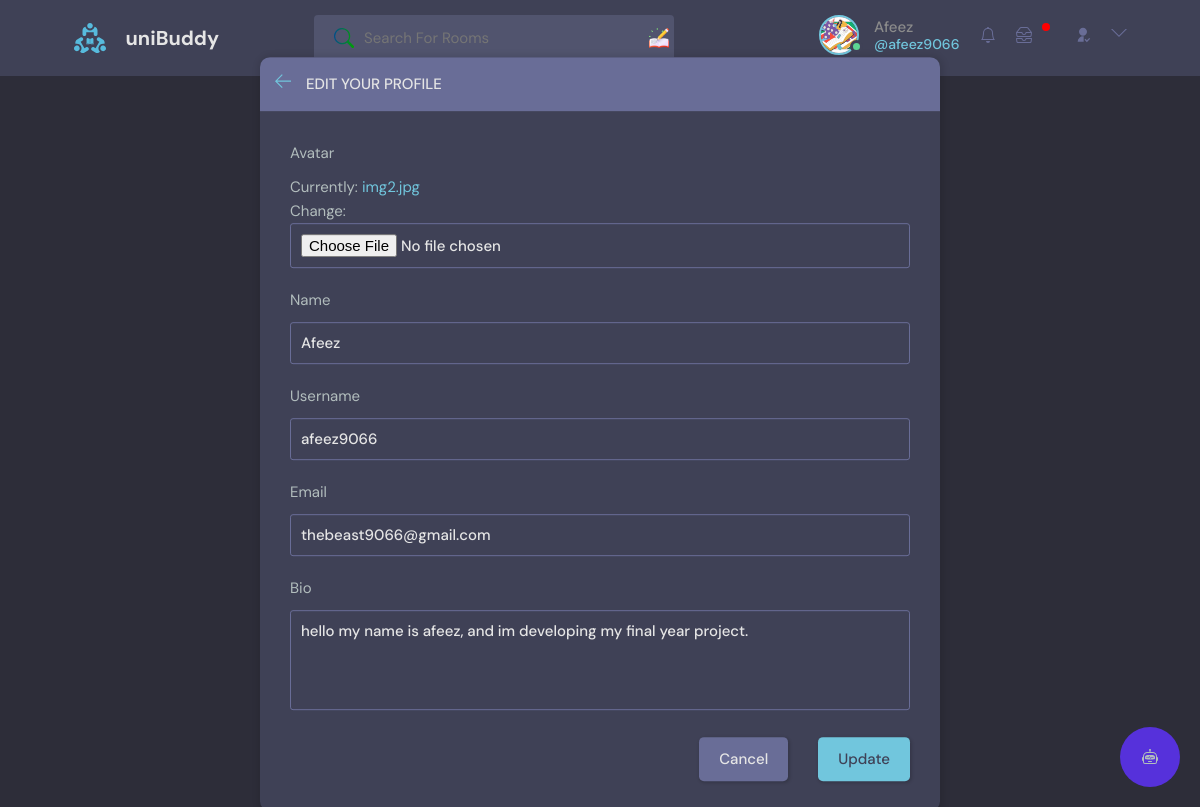
The page /update-user/ (signed in) on the database its author committed.
### base/models.py (models this page shows)
class User(AbstractUser):
    name = models.CharField(max_length=200, null=True)
    email = models.EmailField(unique=True, null=True)
    bio = models.TextField(null=True)
    avatar = models.ImageField(null=True, default="avatar.svg")
    followers = models.ManyToManyField('self', related_name='following', blank=True, symmetrical=False)
    follower_count = models.IntegerField(default=0)
    last_checked = models.DateTimeField(auto_now_add=True)
    USERNAME_FIELD = 'email'
    REQUIRED_FIELDS = []

### base/views.py (the view)
# urls.py: path('update-user/', views.updateUser, name="update-user"),
@login_required(login_url='login')
def updateUser(request):
    user = request.user
    form = UserForm(instance=user)
    if request.method == 'POST':
        form = UserForm(request.POST, request.FILES, instance=user)
        if form.is_valid():
            form.save()
            return redirect('user-profile', pk=user.id)
    return render(request, 'base/update-user.html', {'form': form})

### base/forms.py
class UserForm(ModelForm):
    class Meta:
        model = User
        fields = ['avatar', 'name', 'username', 'email', 'bio']

### base/templatetags/custom_tags.py (called while the page is built)
@register.simple_tag
def unread_messages_count(user):
    return user.messages.filter(is_read=False).count()

### base/templatetags/notification_tags.py (called while the page is built)
@register.simple_tag
def unread_notifications_count(user):
    last_checked = user.last_checked
    return Notification.objects.filter(receiver=user, created_at__gt=last_checked).count()

### base/templates/base/update-user.html (shortened to what this page needs)
{% extends 'main.html' %}
{% block content %}
<main class="update-account layout">
  <div class="container">
    <div class="layout__box">
      <div class="layout__boxHeader">
        <div class="layout__boxTitle">
          <a href="{% url 'home' %}">
            <svg version="1.1" xmlns="http://www.w3.org/2000/svg" width="32" height="32" viewBox="0 0 32 32">
              <title>arrow-left</title>
              <path
                d="M13.723 2.286l-13.723 13.714 13.719 13.714 1.616-1.611-10.96-10.96h27.625v-2.286h-27.625l10.965-10.965-1.616-1.607z">
              </path>
            </svg>
          </a>
          <h3>Edit your profile</h3>
        </div>
      </div>
      <div class="layout__body">
        <form class="form" action="" method="POST" enctype="multipart/form-data">
          {% for field in form %}
          <div class="form__group">
            <label for="profile_pic">{{field.label}}</label>
            {{field}}
          </div>
          {% endfor %}
          <div class="form__action">
            <a class="btn btn--dark" href="index.html">Cancel</a>
            <button class="btn btn--main" type="submit">Update</button>
          </div>
        </form>
      </div>
    </div>
  </div>
</main>
{% endblock content %}

### templates/navbar.html (shortened to what this page needs)
{% load static %}
{% load static custom_tags %}
{% load static notification_tags %}
<header class="header header--loggedIn">
    <div class="container">
        <a href="{% url 'home' %}" class="header__logo">
            <img src="{% static 'images/logo.svg' %}" />
            <h1>uniBuddy</h1>
        </a>
        <form class="header__search" method="GET" action="{% url 'home' %}">
            <label>
                <input name="q" placeholder="Search For Rooms" />
                <div class="search-addon"></div>
            </label>
        </form>
        <nav class="header__menu">
            {% if request.user.is_authenticated %}
            <div class="header__user">
                <a href="{% url 'user-profile' request.user.id %}">
                    <div class="avatar avatar--medium active">
                        <img src="{{request.user.avatar.url}}" />
                    </div>
                    <p>{{request.user.name}} <span>@{{request.user.username}}</span></p>
                    <a href="{% url 'get_notifications' %}">
                    </a>
                    {% unread_messages_count request.user as unreadCount %}
                    <a href="{% url 'inbox' %}">
                        {% if unreadCount > 0 %}
                            <span class="notification-dot"></span>
                        {% endif %}
                    </a>
                </a>
                <a href="{% url 'follower_list' request.user.id %}">
                    <svg xmlns="http://www.w3.org/2000/svg" viewBox="0 0 24 24"> <g> <path fill="none" d="M0 0h24v24H0z"/>
                        <path d="M13 14.062V22H4a8 8 0 0 1 9-7.938zM12 13c-3.315 0-6-2.685-6-6s2.685-6 6-6 6 2.685 6 6-2.685 6-6 6zm5.793 6.914l3.535-3.535 1.415 1.414-4.95 4.95-3.536-3.536 1.415-1.414 2.12 2.121z"/> </g>
                    </svg>
                </a>
                <button class="dropdown-button">
                    <svg version="1.1" xmlns="http://www.w3.org/2000/svg" width="32" height="32" viewBox="0 0 32 32">
                        <title>chevron-down</title>
                        <path d="M16 21l-13-13h-3l16 16 16-16h-3l-13 13z"></path>
                    </svg>
                </button>
            </div>
            {% else %}
            <a href="{% url 'login' %}">
                <img src="{% static 'images/avatar.svg' %}" />
                <p>Login</p>
            </a>
            {% endif %}
        </nav>
    </div>
</header>

### rows shown on the page
User: user.avatar (picture), user.name "Afeez", user.username "afeez9066", form "Afeez" "afeez9066" "thebeast9066@gmail.com" "hello my name is afeez, and im developing my final year project."

### other values the page prints
{{ field.label }} "Avatar" "Name" "Username" "Email" "Bio"
